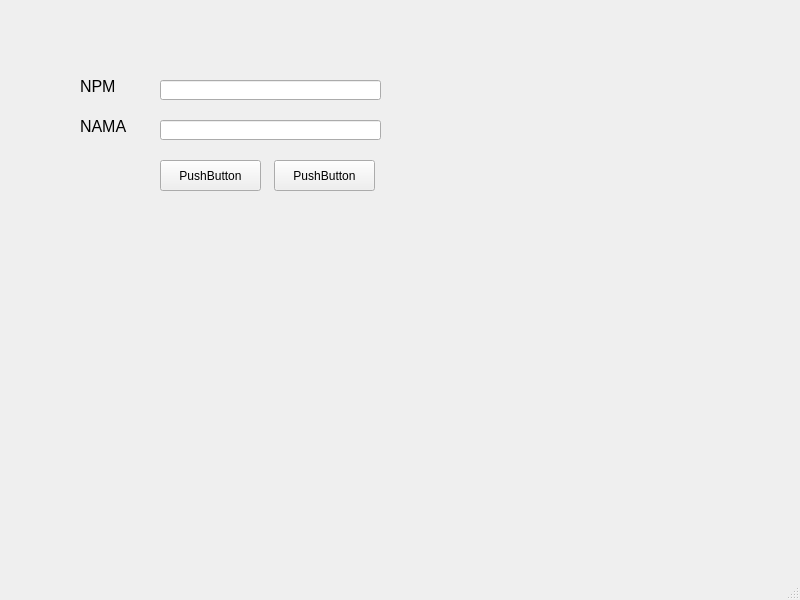
<?xml version="1.0" encoding="UTF-8"?>
<ui version="4.0">
 <class>MainWindow</class>
 <widget class="QMainWindow" name="MainWindow">
  <property name="geometry">
   <rect>
    <x>0</x>
    <y>0</y>
    <width>800</width>
    <height>600</height>
   </rect>
  </property>
  <property name="windowTitle">
   <string>MainWindow</string>
  </property>
  <widget class="QWidget" name="centralwidget">
   <widget class="QLabel" name="label">
    <property name="geometry">
     <rect>
      <x>80</x>
      <y>80</y>
      <width>47</width>
      <height>13</height>
     </rect>
    </property>
    <property name="font">
     <font>
      <pointsize>12</pointsize>
     </font>
    </property>
    <property name="text">
     <string>NPM</string>
    </property>
   </widget>
   <widget class="QLabel" name="label_2">
    <property name="geometry">
     <rect>
      <x>80</x>
      <y>120</y>
      <width>47</width>
      <height>13</height>
     </rect>
    </property>
    <property name="font">
     <font>
      <pointsize>12</pointsize>
     </font>
    </property>
    <property name="text">
     <string>NAMA</string>
    </property>
   </widget>
   <widget class="QLineEdit" name="lineEdit">
    <property name="geometry">
     <rect>
      <x>160</x>
      <y>80</y>
      <width>221</width>
      <height>20</height>
     </rect>
    </property>
   </widget>
   <widget class="QLineEdit" name="lineEdit_2">
    <property name="geometry">
     <rect>
      <x>160</x>
      <y>120</y>
      <width>221</width>
      <height>20</height>
     </rect>
    </property>
   </widget>
   <widget class="QPushButton" name="pushButton">
    <property name="geometry">
     <rect>
      <x>160</x>
      <y>160</y>
      <width>101</width>
      <height>31</height>
     </rect>
    </property>
    <property name="text">
     <string>PushButton</string>
    </property>
   </widget>
   <widget class="QPushButton" name="pushButton_2">
    <property name="geometry">
     <rect>
      <x>274</x>
      <y>160</y>
      <width>101</width>
      <height>31</height>
     </rect>
    </property>
    <property name="text">
     <string>PushButton</string>
    </property>
   </widget>
  </widget>
  <widget class="QMenuBar" name="menubar">
   <property name="geometry">
    <rect>
     <x>0</x>
     <y>0</y>
     <width>800</width>
     <height>21</height>
    </rect>
   </property>
  </widget>
  <widget class="QStatusBar" name="statusbar"/>
 </widget>
 <resources/>
 <connections/>
</ui>
